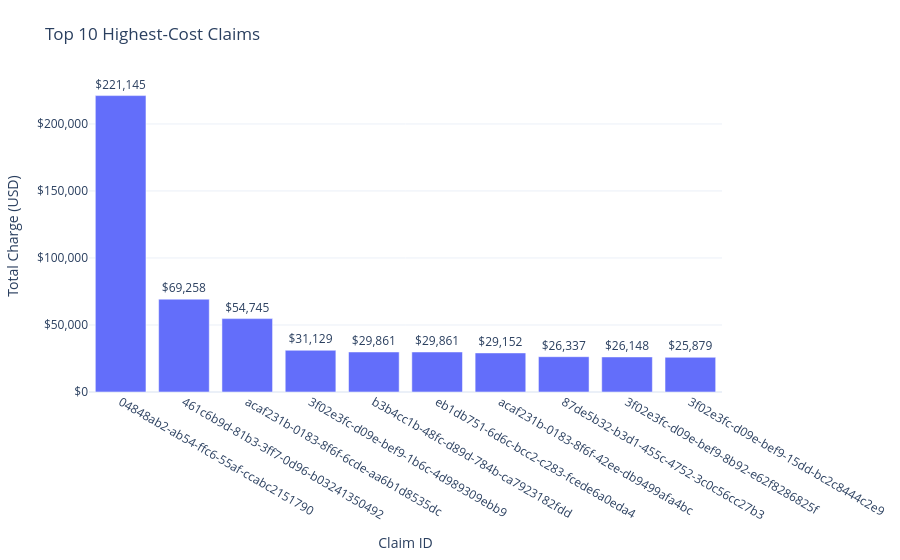

Notebook cell for this chart:
### Markdown cell above
### Executive Visualization

### Code cell
import plotly.express as px

fig = px.bar(
    top_claims,
    x="CLAIMID",
    y="Total_Charge",
    title="Top 10 Highest-Cost Claims",
    text="Total_Charge"
)

fig.update_traces(
    texttemplate="$%{text:,.0f}",
    textposition="outside",
    cliponaxis=False
)

fig.update_layout(
    template="plotly_white",
    xaxis_title="Claim ID",
    yaxis_title="Total Charge (USD)",
    yaxis_tickprefix="$",
    yaxis_tickformat=",.0f",
    margin=dict(t=80)
)

fig.show()

### Figure 1 — Plotly figure (JSON) as saved in the notebook; plotly's stock layout.template omitted (floating-point values rounded to 4 significant figures)
{"data": [{"cliponaxis": false, "hovertemplate": "CLAIMID=%{x}<br>Total_Charge=%{text}<extra></extra>", "legendgroup": "", "marker": {"color": "#636efa", "pattern": {"shape": ""}}, "name": "", "orientation": "v", "showlegend": false, "text": [221100.0, 69260.0, 54750.0, 31130.0, 29860.0, 29860.0, 29150.0, 26340.0, 26150.0, 25880.0], "textposition": "outside", "texttemplate": "$%{text:,.0f}", "type": "bar", "x": ["04848ab2-ab54-ffc6-55af-ccabc2151790", "461c6b9d-81b3-3ff7-0d96-b03241350492", "acaf231b-0183-8f6f-6cde-aa6b1d8535dc", "3f02e3fc-d09e-bef9-1b6c-4d989309ebb9", "b3b4cc1b-48fc-d89d-784b-ca7923182fdd", "eb1db751-6d6c-bcc2-c283-fcede6a0eda4", "acaf231b-0183-8f6f-42ee-db9499afa4bc", "87de5b32-b3d1-455c-4752-3c0c56cc27b3", "3f02e3fc-d09e-bef9-8b92-e62f8286825f", "3f02e3fc-d09e-bef9-15dd-bc2c8444c2e9"], "xaxis": "x", "y": [221100.0, 69260.0, 54750.0, 31130.0, 29860.0, 29860.0, 29150.0, 26340.0, 26150.0, 25880.0], "yaxis": "y"}], "layout": {"barmode": "relative", "legend": {"tracegroupgap": 0}, "margin": {"t": 80}, "title": {"text": "Top 10 Highest-Cost Claims"}, "xaxis": {"anchor": "y", "domain": [0, 1], "title": {"text": "Claim ID"}}, "yaxis": {"anchor": "x", "domain": [0, 1], "tickformat": ",.0f", "tickprefix": "$", "title": {"text": "Total Charge (USD)"}}}}
